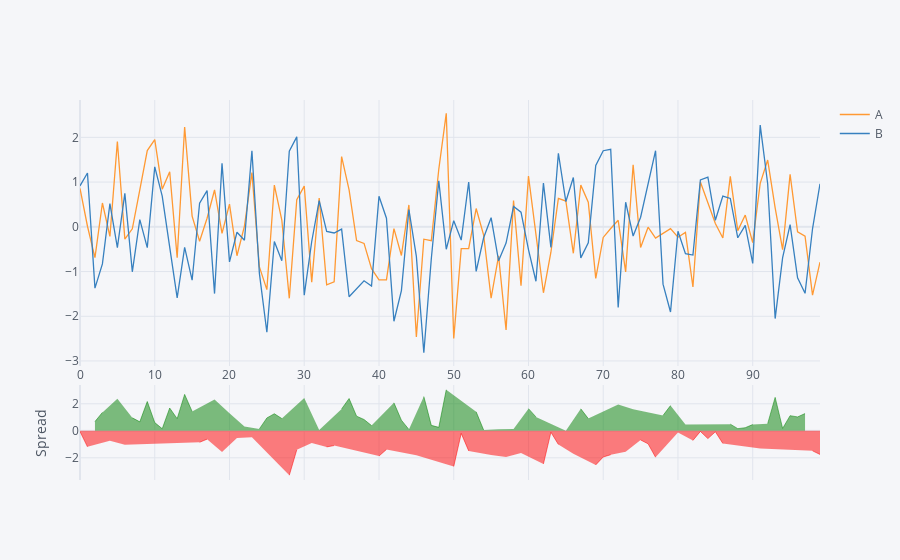

Here is the notebook cell this chart was saved with:
### Code cell
df1[['A','B']].iplot(kind='spread')
